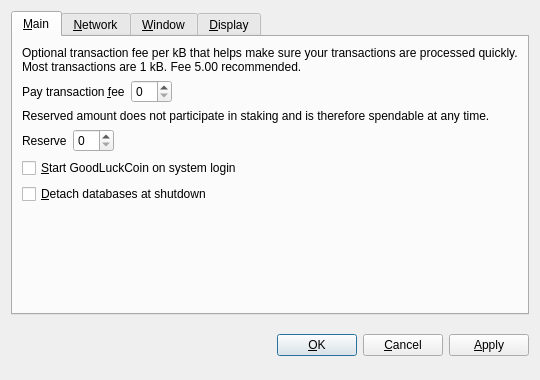
<?xml version="1.0" encoding="UTF-8"?>
<ui version="4.0">
 <class>OptionsDialog</class>
 <widget class="QDialog" name="OptionsDialog">
  <property name="geometry">
   <rect>
    <x>0</x>
    <y>0</y>
    <width>540</width>
    <height>380</height>
   </rect>
  </property>
  <property name="windowTitle">
   <string>Options</string>
  </property>
  <property name="modal">
   <bool>true</bool>
  </property>
  <layout class="QVBoxLayout" name="verticalLayout">
   <item>
    <widget class="QTabWidget" name="tabWidget">
     <property name="tabPosition">
      <enum>QTabWidget::North</enum>
     </property>
     <property name="currentIndex">
      <number>0</number>
     </property>
     <widget class="QWidget" name="tabMain">
      <attribute name="title">
       <string>&amp;Main</string>
      </attribute>
      <layout class="QVBoxLayout" name="verticalLayout_Main">
       <item>
        <widget class="QLabel" name="transactionFeeInfoLabel">
         <property name="text">
          <string>Optional transaction fee per kB that helps make sure your transactions are processed quickly. Most transactions are 1 kB. Fee 5.00 recommended.</string>
         </property>
         <property name="textFormat">
          <enum>Qt::PlainText</enum>
         </property>
         <property name="wordWrap">
          <bool>true</bool>
         </property>
        </widget>
       </item>
       <item>
        <layout class="QHBoxLayout" name="horizontalLayoutFee">
         <item>
          <widget class="QLabel" name="transactionFeeLabel">
           <property name="text">
            <string>Pay transaction &amp;fee</string>
           </property>
           <property name="textFormat">
            <enum>Qt::PlainText</enum>
           </property>
           <property name="buddy">
            <cstring>transactionFee</cstring>
           </property>
          </widget>
         </item>
         <item>
          <widget class="BitcoinAmountField" name="transactionFee"/>
         </item>
         <item>
          <spacer name="horizontalSpacerFee">
           <property name="orientation">
            <enum>Qt::Horizontal</enum>
           </property>
           <property name="sizeHint" stdset="0">
            <size>
             <width>40</width>
             <height>20</height>
            </size>
           </property>
          </spacer>
         </item>
        </layout>
       </item>
       <item>
        <widget class="QLabel" name="reserveBalanceInfoLabel">
         <property name="text">
          <string>Reserved amount does not participate in staking and is therefore spendable at any time.</string>
         </property>
         <property name="textFormat">
          <enum>Qt::PlainText</enum>
         </property>
         <property name="wordWrap">
          <bool>true</bool>
         </property>
        </widget>
       </item>
       <item>
        <layout class="QHBoxLayout" name="horizontalLayoutReserveBalance">
         <item>
          <widget class="QLabel" name="reserveBalanceLabel">
           <property name="text">
            <string>Reserve</string>
           </property>
           <property name="textFormat">
            <enum>Qt::PlainText</enum>
           </property>
           <property name="buddy">
            <cstring>reserveBalance</cstring>
           </property>
          </widget>
         </item>
         <item>
          <widget class="BitcoinAmountField" name="reserveBalance"/>
         </item>
         <item>
          <spacer name="horizontalSpacerReserveBalance">
           <property name="orientation">
            <enum>Qt::Horizontal</enum>
           </property>
           <property name="sizeHint" stdset="0">
            <size>
             <width>40</width>
             <height>20</height>
            </size>
           </property>
          </spacer>
         </item>
        </layout>
       </item>
       <item>
        <widget class="QCheckBox" name="bitcoinAtStartup">
         <property name="toolTip">
          <string>Automatically start GoodLuckCoin after logging in to the system.</string>
         </property>
         <property name="text">
          <string>&amp;Start GoodLuckCoin on system login</string>
         </property>
        </widget>
       </item>
       <item>
        <widget class="QCheckBox" name="detachDatabases">
         <property name="toolTip">
          <string>Detach block and address databases at shutdown. This means they can be moved to another data directory, but it slows down shutdown. The wallet is always detached.</string>
         </property>
         <property name="text">
          <string>&amp;Detach databases at shutdown</string>
         </property>
        </widget>
       </item>
       <item>
        <spacer name="verticalSpacer_Main">
         <property name="orientation">
          <enum>Qt::Vertical</enum>
         </property>
         <property name="sizeHint" stdset="0">
          <size>
           <width>20</width>
           <height>40</height>
          </size>
         </property>
        </spacer>
       </item>
      </layout>
     </widget>
     <widget class="QWidget" name="tabNetwork">
      <attribute name="title">
       <string>&amp;Network</string>
      </attribute>
      <layout class="QVBoxLayout" name="verticalLayout_Network">
       <item>
        <widget class="QCheckBox" name="mapPortUpnp">
         <property name="toolTip">
          <string>Automatically open the GoodLuckCoin client port on the router. This only works when your router supports UPnP and it is enabled.</string>
         </property>
         <property name="text">
          <string>Map port using &amp;UPnP</string>
         </property>
        </widget>
       </item>
       <item>
        <widget class="QCheckBox" name="connectSocks">
         <property name="toolTip">
          <string>Connect to the GoodLuckCoin network through a SOCKS proxy (e.g. when connecting through Tor).</string>
         </property>
         <property name="text">
          <string>&amp;Connect through SOCKS proxy:</string>
         </property>
        </widget>
       </item>
       <item>
        <layout class="QHBoxLayout" name="horizontalLayout_Network">
         <item>
          <widget class="QLabel" name="proxyIpLabel">
           <property name="text">
            <string>Proxy &amp;IP:</string>
           </property>
           <property name="textFormat">
            <enum>Qt::PlainText</enum>
           </property>
           <property name="buddy">
            <cstring>proxyIp</cstring>
           </property>
          </widget>
         </item>
         <item>
          <widget class="QValidatedLineEdit" name="proxyIp">
           <property name="maximumSize">
            <size>
             <width>140</width>
             <height>16777215</height>
            </size>
           </property>
           <property name="toolTip">
            <string>IP address of the proxy (e.g. 127.0.0.1)</string>
           </property>
          </widget>
         </item>
         <item>
          <widget class="QLabel" name="proxyPortLabel">
           <property name="text">
            <string>&amp;Port:</string>
           </property>
           <property name="textFormat">
            <enum>Qt::PlainText</enum>
           </property>
           <property name="buddy">
            <cstring>proxyPort</cstring>
           </property>
          </widget>
         </item>
         <item>
          <widget class="QLineEdit" name="proxyPort">
           <property name="maximumSize">
            <size>
             <width>55</width>
             <height>16777215</height>
            </size>
           </property>
           <property name="toolTip">
            <string>Port of the proxy (e.g. 9050)</string>
           </property>
          </widget>
         </item>
         <item>
          <widget class="QLabel" name="socksVersionLabel">
           <property name="text">
            <string>SOCKS &amp;Version:</string>
           </property>
           <property name="textFormat">
            <enum>Qt::PlainText</enum>
           </property>
           <property name="buddy">
            <cstring>socksVersion</cstring>
           </property>
          </widget>
         </item>
         <item>
          <widget class="QValueComboBox" name="socksVersion">
           <property name="toolTip">
            <string>SOCKS version of the proxy (e.g. 5)</string>
           </property>
          </widget>
         </item>
         <item>
          <spacer name="horizontalSpacer_Network">
           <property name="orientation">
            <enum>Qt::Horizontal</enum>
           </property>
           <property name="sizeHint" stdset="0">
            <size>
             <width>40</width>
             <height>20</height>
            </size>
           </property>
          </spacer>
         </item>
        </layout>
       </item>
       <item>
        <spacer name="verticalSpacer_Network">
         <property name="orientation">
          <enum>Qt::Vertical</enum>
         </property>
         <property name="sizeHint" stdset="0">
          <size>
           <width>20</width>
           <height>40</height>
          </size>
         </property>
        </spacer>
       </item>
      </layout>
     </widget>
     <widget class="QWidget" name="tabWindow">
      <attribute name="title">
       <string>&amp;Window</string>
      </attribute>
      <layout class="QVBoxLayout" name="verticalLayout_Window">
       <item>
        <widget class="QCheckBox" name="minimizeToTray">
         <property name="toolTip">
          <string>Show only a tray icon after minimizing the window.</string>
         </property>
         <property name="text">
          <string>&amp;Minimize to the tray instead of the taskbar</string>
         </property>
        </widget>
       </item>
       <item>
        <widget class="QCheckBox" name="minimizeOnClose">
         <property name="toolTip">
          <string>Minimize instead of exit the application when the window is closed. When this option is enabled, the application will be closed only after selecting Quit in the menu.</string>
         </property>
         <property name="text">
          <string>M&amp;inimize on close</string>
         </property>
        </widget>
       </item>
       <item>
        <spacer name="verticalSpacer_Window">
         <property name="orientation">
          <enum>Qt::Vertical</enum>
         </property>
         <property name="sizeHint" stdset="0">
          <size>
           <width>20</width>
           <height>40</height>
          </size>
         </property>
        </spacer>
       </item>
      </layout>
     </widget>
     <widget class="QWidget" name="tabDisplay">
      <attribute name="title">
       <string>&amp;Display</string>
      </attribute>
      <layout class="QVBoxLayout" name="verticalLayout_Display">
       <item>
        <layout class="QHBoxLayout" name="horizontalLayout_1_Display">
         <item>
          <widget class="QLabel" name="langLabel">
           <property name="text">
            <string>User Interface &amp;language:</string>
           </property>
           <property name="textFormat">
            <enum>Qt::PlainText</enum>
           </property>
           <property name="buddy">
            <cstring>lang</cstring>
           </property>
          </widget>
         </item>
         <item>
          <widget class="QValueComboBox" name="lang">
           <property name="toolTip">
            <string>The user interface language can be set here. This setting will take effect after restarting GoodLuckCoin.</string>
           </property>
          </widget>
         </item>
        </layout>
       </item>
       <item>
        <layout class="QHBoxLayout" name="horizontalLayout_2_Display">
         <item>
          <widget class="QLabel" name="unitLabel">
           <property name="text">
            <string>&amp;Unit to show amounts in:</string>
           </property>
           <property name="textFormat">
            <enum>Qt::PlainText</enum>
           </property>
           <property name="buddy">
            <cstring>unit</cstring>
           </property>
          </widget>
         </item>
         <item>
          <widget class="QValueComboBox" name="unit">
           <property name="toolTip">
            <string>Choose the default subdivision unit to show in the interface and when sending coins.</string>
           </property>
          </widget>
         </item>
        </layout>
       </item>
       <item>
        <widget class="QCheckBox" name="displayAddresses">
         <property name="toolTip">
          <string>Whether to show GoodLuckCoin addresses in the transaction list or not.</string>
         </property>
         <property name="text">
          <string>&amp;Display addresses in transaction list</string>
         </property>
        </widget>
       </item>
       <item>
        <widget class="QCheckBox" name="coinControlFeatures">
         <property name="toolTip">
          <string>Whether to show coin control features or not.</string>
         </property>
         <property name="text">
          <string>Display coin &amp;control features (experts only!)</string>
         </property>
        </widget>
       </item>
       <item>
        <spacer name="verticalSpacer_Display">
         <property name="orientation">
          <enum>Qt::Vertical</enum>
         </property>
         <property name="sizeHint" stdset="0">
          <size>
           <width>20</width>
           <height>40</height>
          </size>
         </property>
        </spacer>
       </item>
      </layout>
     </widget>
    </widget>
   </item>
   <item>
    <layout class="QHBoxLayout" name="horizontalLayout_Buttons">
     <item>
      <spacer name="horizontalSpacer_1">
       <property name="orientation">
        <enum>Qt::Horizontal</enum>
       </property>
       <property name="sizeHint" stdset="0">
        <size>
         <width>40</width>
         <height>48</height>
        </size>
       </property>
      </spacer>
     </item>
     <item>
      <widget class="QLabel" name="statusLabel">
       <property name="font">
        <font>
         <weight>75</weight>
         <bold>true</bold>
        </font>
       </property>
       <property name="text">
        <string/>
       </property>
       <property name="textFormat">
        <enum>Qt::PlainText</enum>
       </property>
       <property name="wordWrap">
        <bool>true</bool>
       </property>
      </widget>
     </item>
     <item>
      <spacer name="horizontalSpacer_2">
       <property name="orientation">
        <enum>Qt::Horizontal</enum>
       </property>
       <property name="sizeHint" stdset="0">
        <size>
         <width>40</width>
         <height>48</height>
        </size>
       </property>
      </spacer>
     </item>
     <item>
      <widget class="QPushButton" name="okButton">
       <property name="text">
        <string>&amp;OK</string>
       </property>
      </widget>
     </item>
     <item>
      <widget class="QPushButton" name="cancelButton">
       <property name="text">
        <string>&amp;Cancel</string>
       </property>
       <property name="autoDefault">
        <bool>false</bool>
       </property>
      </widget>
     </item>
     <item>
      <widget class="QPushButton" name="applyButton">
       <property name="text">
        <string>&amp;Apply</string>
       </property>
       <property name="autoDefault">
        <bool>false</bool>
       </property>
      </widget>
     </item>
    </layout>
   </item>
  </layout>
 </widget>
 <customwidgets>
  <customwidget>
   <class>BitcoinAmountField</class>
   <extends>QSpinBox</extends>
   <header>bitcoinamountfield.h</header>
  </customwidget>
  <customwidget>
   <class>QValueComboBox</class>
   <extends>QComboBox</extends>
   <header>qvaluecombobox.h</header>
  </customwidget>
  <customwidget>
   <class>QValidatedLineEdit</class>
   <extends>QLineEdit</extends>
   <header>qvalidatedlineedit.h</header>
  </customwidget>
 </customwidgets>
 <resources/>
 <connections/>
</ui>
